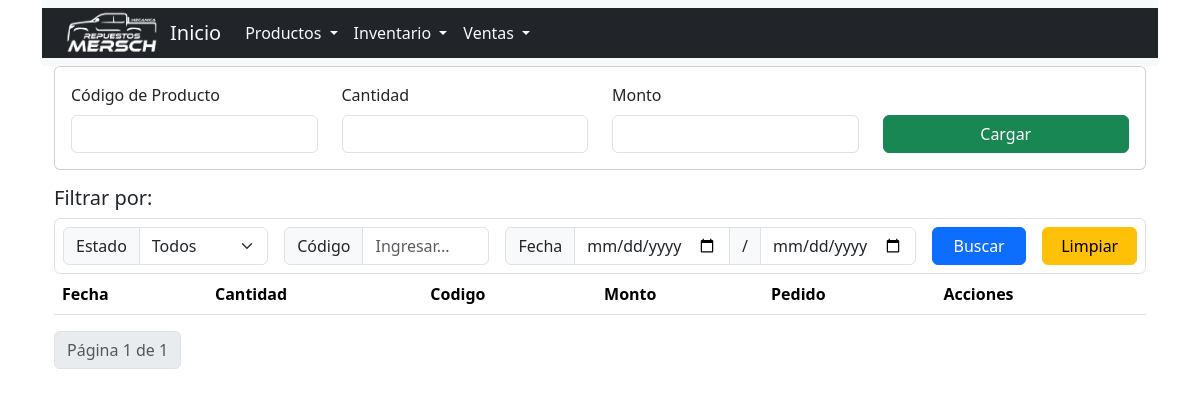
/ventas/, run on an earlier commit of the app's database.
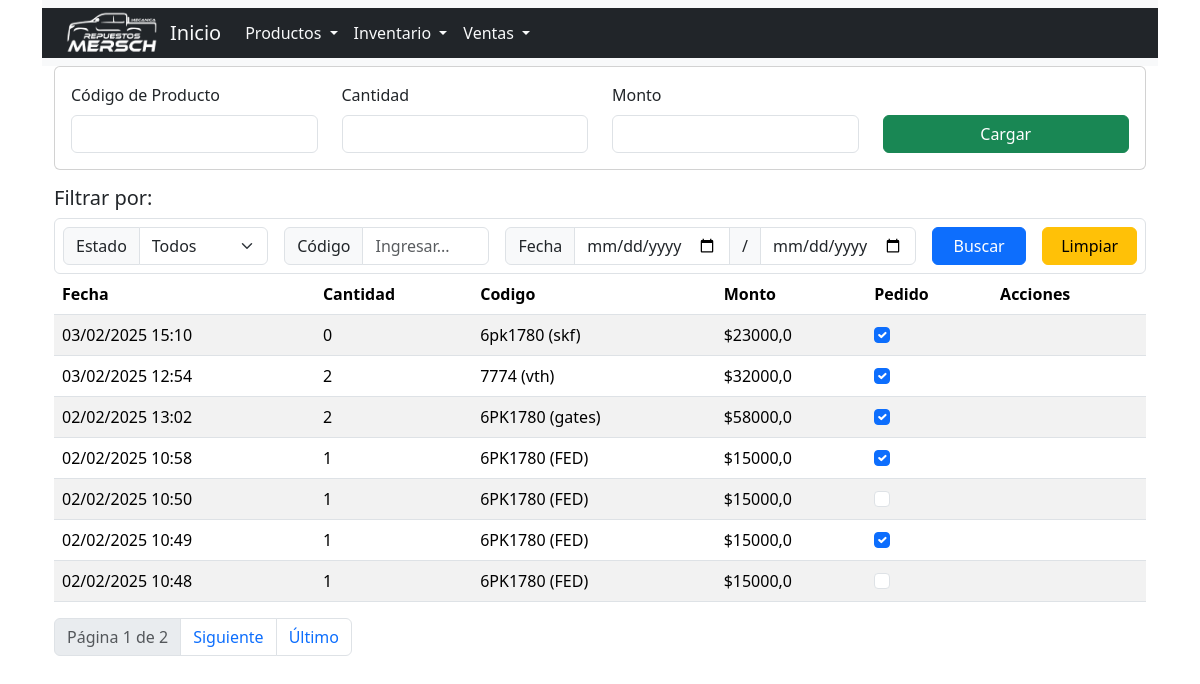
And on a later commit of the database.
### ventas/models.py (models this page shows, shortened)
class Venta(models.Model):
    monto = models.FloatField(default=0, blank=True)
    fecha = models.DateTimeField()
    descripcion = models.TextField(blank=True, null=True)
    producto = models.ForeignKey(Producto, on_delete=models.CASCADE)
    cantidad = models.IntegerField(default=1, blank=False, null=False)
    reposicion = models.BooleanField(default=False)

### inventario/models.py (models this page shows, shortened)
class Producto(models.Model):
    codigo = models.CharField(max_length=50)
    stock = models.IntegerField(default=0, blank=True)
    marca = models.CharField(max_length=50, default="---", blank=False, null=False)
    categoria = models.ForeignKey(Categorias, on_delete=models.CASCADE)
    descripcion = models.TextField(blank=True, null=True)

### ventas/views.py (the view)
# urls.py: path('', views.index, name="index"),
def index(request):
    ventas_list = Venta.objects.all().order_by('-id')
    estado_str = request.GET.get('estado', '')
    estado = int(estado_str) if estado_str.isdigit() else None
    codigo = request.GET.get('codigo', '')
    fecha_inicio = request.GET.get('fecha_inicio', '')
    fecha_fin = request.GET.get('fecha_fin', '')
    if estado is not None:
        ventas_list = ventas_list.filter(reposicion=estado)
    if codigo:
        ventas_list = ventas_list.filter(producto__codigo__icontains=codigo)
    if fecha_inicio and fecha_fin:
        ventas_list = ventas_list.filter(fecha__range=[fecha_inicio, fecha_fin])
    elif fecha_inicio:
        ventas_list = ventas_list.filter(fecha__gte=fecha_inicio)
    elif fecha_fin:
        ventas_list = ventas_list.filter(fecha__lte=fecha_fin)
    productos = Producto.objects.all()
    paginator = Paginator(ventas_list, 7)
    page_number = request.GET.get('page')
    ventas = paginator.get_page(page_number)
    return render(request, "ventas/index.html", {
        'ventas': ventas,
        'productos': productos,
        'fecha_actual': datetime.now().strftime('%Y-%m-%d %H:%M:%S.%f')
    })

### templates/ventas/index.html (shortened to what the changed rows need)
{% extends 'layouts/base.html' %}
{% load static %}
{% block head %}
    <link rel="stylesheet" href="{% static 'css/messages.css' %}">
{% endblock %}
{% block content %}
<table class="table table-striped table-hover">
    <thead>
        <tr>
            <th scope="col">Fecha</th>
            <th scope="col">Cantidad</th>
            <th scope="col">Codigo</th>
            <th scope="col">Monto</th>
            <th scope="col">Pedido</th>
            <th scope="col">Acciones</th>
        </tr>
    </thead>
    <tbody>
        {% for venta in ventas %}
        <tr>
            <td>{{ venta.fecha|date:"d/m/Y H:i" }}</td>
            <td>{{ venta.cantidad }}</td>
            <td>{{ venta.producto.codigo }} ({{ venta.producto.marca }})</td>
            <td>${{ venta.monto }}</td>
            <td>
                <form action="{% url 'ventas:reponer_producto' venta.id %}" method="post">
                    <input name="reposicion" class="form-check-input" type="checkbox"
                           id="flexCheckDefault"
                           {% if venta.reposicion %}checked{% endif %}>
                </form>
            </td>
            <td>
            </td>
        </tr>
        {% endfor %}
    </tbody>
</table>
<nav aria-label="Page navigation">
    <ul class="pagination">
        <li class="page-item disabled"><span class="page-link">Página {{ ventas.number }} de {{ ventas.paginator.num_pages }}</span></li>
        {% if ventas.has_next %}
            <li class="page-item">
                <a class="page-link" href="?page={{ ventas.next_page_number }}&estado={{ request.GET.estado }}&codigo={{ request.GET.codigo }}&fecha_inicio={{ request.GET.fecha_inicio }}&fecha_fin={{ request.GET.fecha_fin }}">Siguiente</a>
            </li>
            <li class="page-item">
                <a class="page-link" href="?page={{ ventas.paginator.num_pages }}&estado={{ request.GET.estado }}&codigo={{ request.GET.codigo }}&fecha_inicio={{ request.GET.fecha_inicio }}&fecha_fin={{ request.GET.fecha_fin }}">Último</a>
            </li>
        {% endif %}
    </ul>
</nav>
{% endblock %}

What changed in the data, as far as the page shows it:
added Venta: fecha "03/02/2025 15:10", cantidad "0", producto.codigo "6pk1780", producto.marca "skf", monto "23000,0", reposicion "☑"
added Venta: fecha "03/02/2025 12:54", cantidad "2", producto.codigo "7774", producto.marca "vth", monto "32000,0", reposicion "☑"
added Venta: fecha "02/02/2025 13:02", cantidad "2", producto.codigo "6PK1780", producto.marca "gates", monto "58000,0", reposicion "☑"
added Venta: fecha "02/02/2025 10:58", cantidad "1", producto.codigo "6PK1780", producto.marca "FED", monto "15000,0", reposicion "☑"
added Venta: fecha "02/02/2025 10:50", cantidad "1", producto.codigo "6PK1780", producto.marca "FED", monto "15000,0"
added Venta: fecha "02/02/2025 10:49", cantidad "1", producto.codigo "6PK1780", producto.marca "FED", monto "15000,0", reposicion "☑"
added Venta: fecha "02/02/2025 10:48", cantidad "1", producto.codigo "6PK1780", producto.marca "FED", monto "15000,0"
Also different on the page:
{{ ventas.paginator.num_pages }}: "1" → "2"
text now shown: "Siguiente Último"
